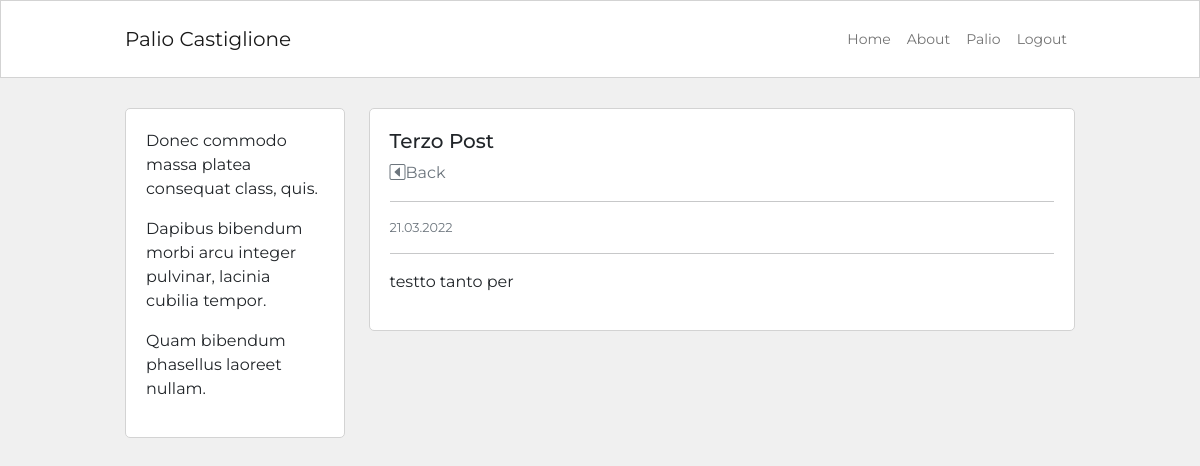
The app's page /post/3 (signed in), older data.
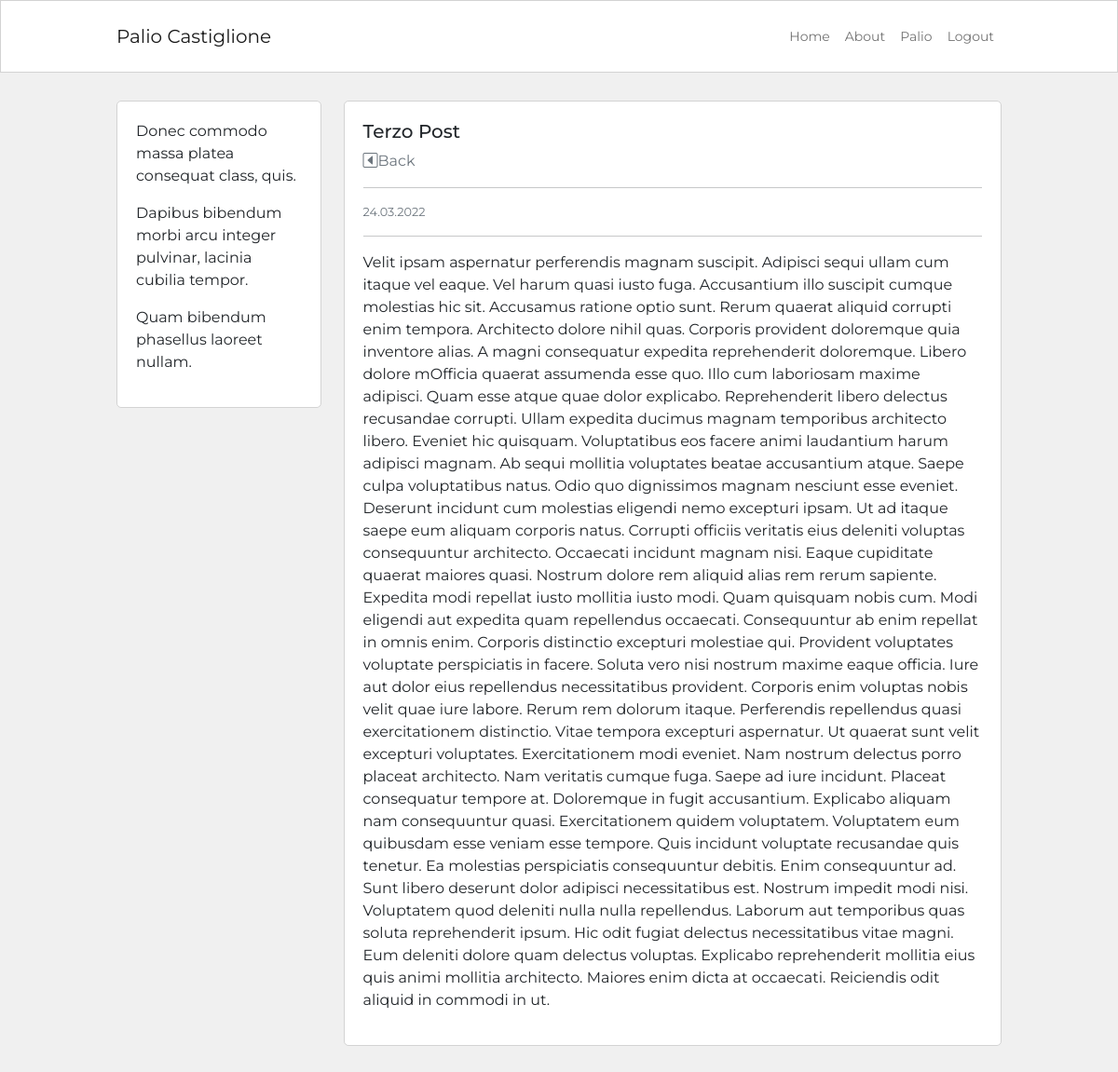
The same page, newer data.
### blog/models.py (models this page shows, shortened)
class Post (db.Model):
    id = db.Column(db.Integer, primary_key=True)
    user_id = db.Column(db.Integer, db.ForeignKey('user.id'), nullable=False)
    created_at = db.Column(db.DateTime, default=datetime.now)
    title = db.Column(db.String(120), nullable=False)
    description = db.Column(db.String(240))
    body = db.Column(db.Text(), nullable=False)

### blog/routes.py (the view)
@app.route ("/post/<int:post_id>")
def post_dettaglio (post_id):
    post= Post.query.get_or_404 (post_id)
    return render_template ('post_dettaglio.html', post= post)

### blog/models.py (called while the page is built)
@login_manager.user_loader
def load_user(id):
    return User.query.get(int(id))

### blog/templates/post_dettaglio.html (shortened to what this page needs)
{% extends 'base.html' %}
{% block content %}
<div class="container content-container">
    <div class="row no-gutters">
        <div class="col-md-9 order-md-2">
            <div class="single-post-home">
                <h5>{{post.title}}</h5> <a class="link-secondary text-end" href= "{{url_for ('homepage')}}"> <i class="bi bi-caret-left-square"></i>Back</a>
                <hr>
                <p class="p-small-two text-muted">{{post.created_at.strftime('%d.%m.%Y') }}</p>
                <hr>
                <p>{{post.body}}</p>
            </div>
        </div>
        <div class="col-md-3 order-md-1">
            {% include 'about_snippet.html' %}
        </div>
    </div>
</div>
{% endblock %}

Row changes from the older to the newer data that the page shows:
changed Post "Terzo Post": created_at "21.03.2022" → "24.03.2022"; body "testto tanto per" → "Velit ipsam aspernatur perferendis magnam suscipit. Adipisci sequi ullam cum itaque vel eaque. Vel harum quasi iusto fuga. Accusantium illo suscipit cumque molestias hic sit. Accusamus ratione optio sunt. Rerum quaerat aliquid corrupti enim tempora. Architecto dolore nihil quas. Corporis provident doloremque quia inventore alias. A magni consequatur expedita reprehenderit doloremque. Libero dolore mOfficia quaerat assumenda esse quo. Illo cum laboriosam maxime adipisci. Quam esse atque quae dolor explicabo. Reprehenderit libero delectus recusandae corrupti. Ullam expedita ducimus magnam temporibus architecto libero. Eveniet hic quisquam. Voluptatibus eos facere animi laudantium harum…"
